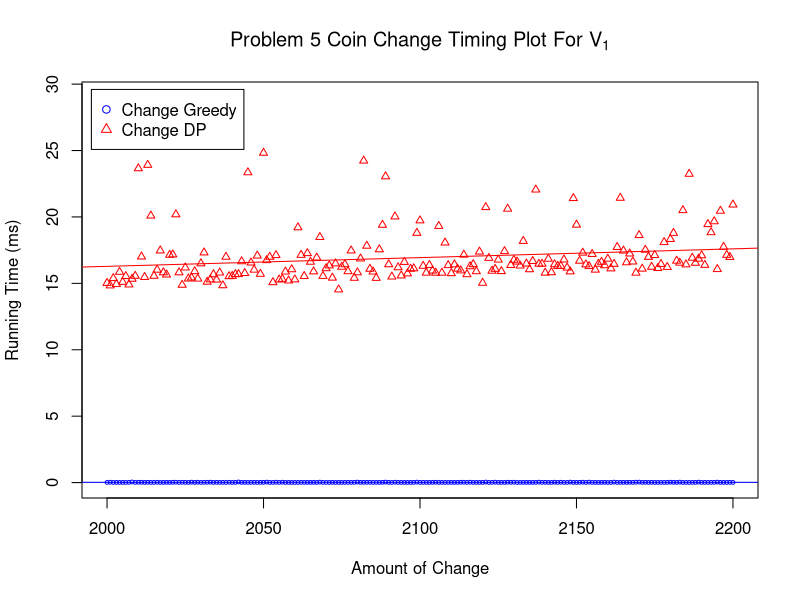
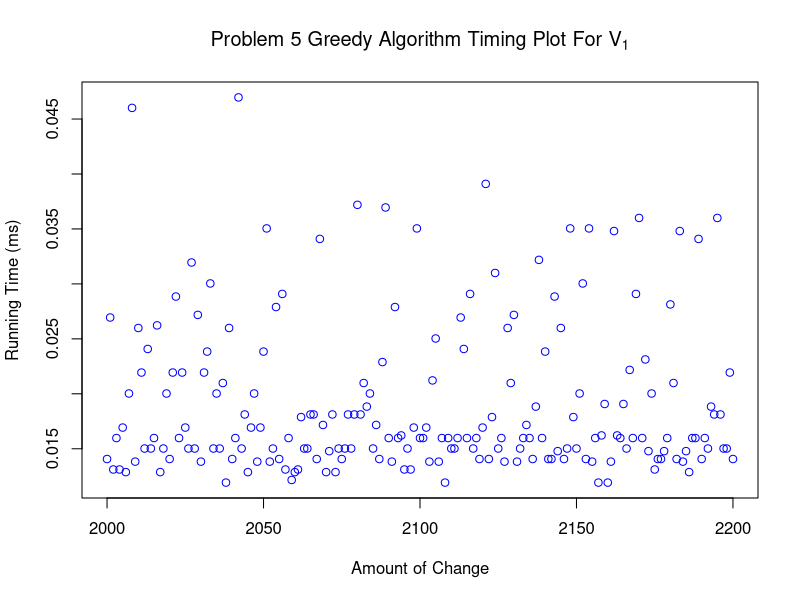
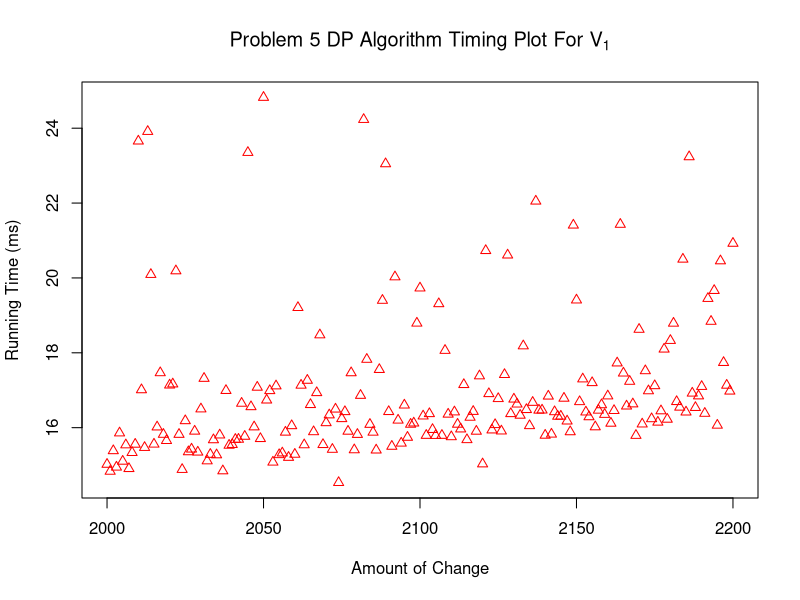

Source code (R) for these figures, in order:


data <- read.csv(file="timing5_1.csv",head=TRUE,sep=",")

y1 = data$timing[data$algorithm=="changegreedy"]
y2 = data$timing[data$algorithm=="changedp"]

df <- data.frame(y1, y2, x = data$size[data$algorithm=="changedp"])

plot(y1 ~ x, data=df, type="p", pch=1, cex=0.5, col="blue", xlim=c(2000, 2200), ylim=c(0, 29), main=expression("Problem 5 Coin Change Timing Plot For V"[1]), xlab="Amount of Change", ylab="Running Time (ms)")

lines(y2 ~ x, data=df, type="p", pch=2, cex=0.8, col="red")

legend(1995, 29.6, c("Change Greedy", "Change DP"), pch=c(1,2), col=c("blue","red"))

fit1 <- lm(y1 ~ df$x)
abline(fit1, col="blue")

fit2 <- lm(y2 ~ df$x)
abline(fit2, col="red")

dev.copy(png, 'time2_1.png')
dev.off()

plot(y1 ~ x, data=df, type="p", pch=1, cex=1, col="blue", xlim=c(2000, 2200), main=expression("Problem 5 Greedy Algorithm Timing Plot For V"[1]), xlab="Amount of Change", ylab="Running Time (ms)")
dev.copy(png, 'time2_1greedy.png')
dev.off()

plot(y2 ~ x, data=df, type="p", pch=2, cex=1, col="red", xlim=c(2000, 2200), main=expression("Problem 5 DP Algorithm Timing Plot For V"[1]), xlab="Amount of Change", ylab="Running Time (ms)")
dev.copy(png, 'time2_1dp.png')
dev.off()